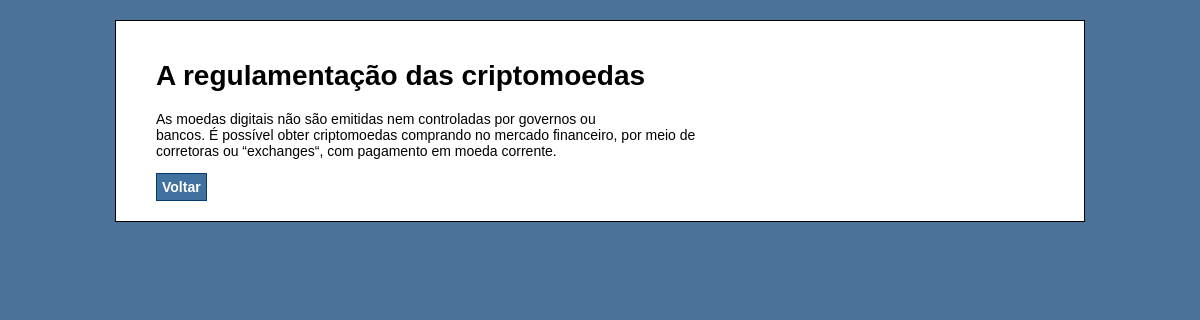
/artigo.php?id=2, run on the app's committed database.
### tables this page shows
CREATE TABLE IF NOT EXISTS `artigos` (
  `id` int(11) NOT NULL AUTO_INCREMENT,
  `titulo` text NOT NULL,
  `conteudo` text NOT NULL,
  PRIMARY KEY (`id`)
);

### src/Artigo.php (called while the page is built, shortened)
<?php
class Artigo {
    private $mysql;
    public function __construct(mysqli $mysql)
    {
        $this -> mysql = $mysql;
    }
    public function encontrarPorId(string $id): array
        {
        $selecionaArtigo = $this -> mysql -> prepare("SELECT id, titulo, conteudo
         FROM artigos WHERE id = ?");
        $selecionaArtigo -> bind_param('s', $id);
        $selecionaArtigo -> execute();
        $artigo = $selecionaArtigo -> get_result()-> fetch_assoc();
        return $artigo;
        }
}
?>

### artigo.php (the view, shortened to what this page needs)
<?php
require 'config.php';
require 'src/Artigo.php';
$obj_artigo = new Artigo($mysql);
$artigo = $obj_artigo ->encontrarPorId($_GET['id']);
?>
<!DOCTYPE html>
<html lang="pt-br">
<head>
    <link rel="stylesheet" type="text/css" href="style.css">
</head>
<body>
    <div id="container">
        <h1>
            <?php echo $artigo ['titulo']; ?>
        </h1>
        <p>
            <?php echo nl2br($artigo['conteudo']); ?>
    </p>
        <div>
            <a class="botao botao-block" href="index.php">Voltar</a>
        </div>
    </div>
</body>
</html>

### style.css (style rules this page uses)
body { background-color: #4B7399; font-family: Verdana, Helvetica, Arial; font-size: 14px; }
#container { width: 75%; margin: 0 auto; background-color: #FFF; padding: 20px 40px; border: solid 1px black; margin-top: 20px; }
a { text-decoration: none; }
.botao { padding: 5px; background-color: rgb(65, 113, 158); color: #ffffff; font-weight: bold; border: solid 1px rgb(4, 58, 109); }
.botao-block { display: block; width: max-content; }

### data on the page
artigos: titulo "A regulamentação das criptomoedas", conteudo "As moedas digitais não são emitidas nem controladas por governos ou bancos. É possível obter criptomoedas comprando no mercado financeiro, por meio de corretoras ou “exchanges“, com pagamento em moeda corrente."
